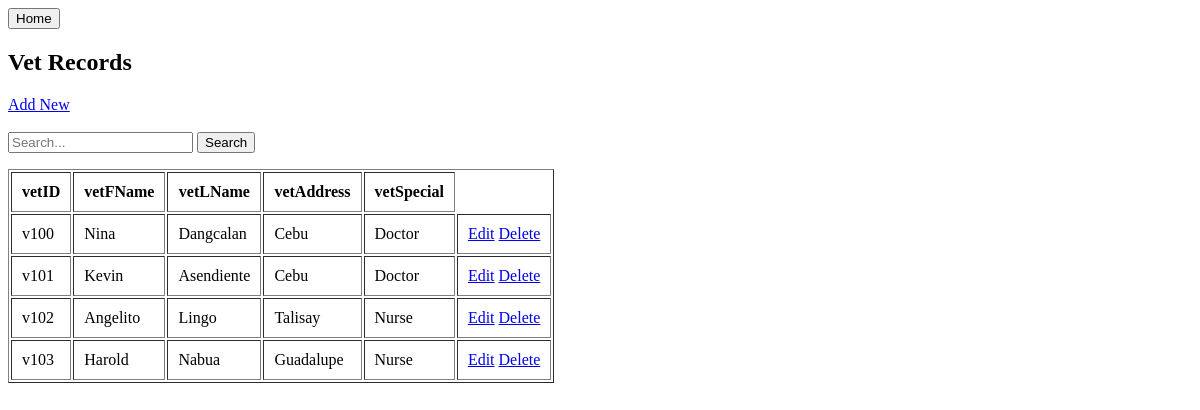
/vet, run on an earlier commit of the app's database.
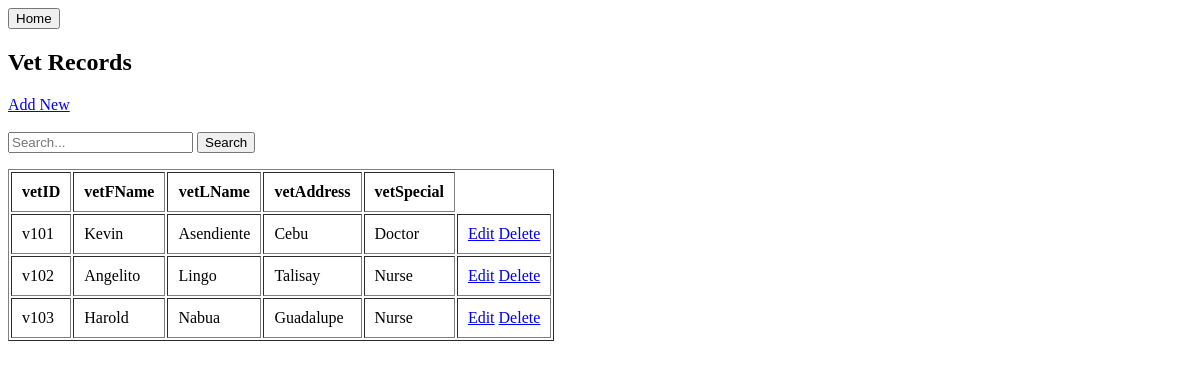
And on a later commit of the database.
### tables this page shows
CREATE TABLE "Veterinarian" (
	"vetID"	TEXT,
	"vetFName"	TEXT,
	"vetLName"	TEXT,
	"vetAddress"	TEXT,
	"vetSpecial"	TEXT,
	"deleted"	INTEGER DEFAULT 0,
	PRIMARY KEY("vetID")
);

### app.py (the view)
@app.route("/vet")
def vet_list():
    fields = ["vetID","vetFName","vetLName","vetAddress","vetSpecial"] #ang fields is ang column names ra in the database
    search_fields = ["vetID", "vetFName", "vetLName"] #pwede rani sya machange kung unsay preferred search input (ex. ID ray gamiton pang search)
    keyword = request.args.get("keyword", "")
    rows = load_table("Veterinarian", keyword=keyword, search_fields=search_fields)
    return render_template("crud_list.html", rows=rows, fields=fields, module="vet", keyword=keyword)

### app.py (called while the page is built)
def db():
    return sqlite3.connect(DB)

def load_table(table, keyword=None, search_fields=None):
    conn = db()
    query = f"SELECT * FROM {table} WHERE deleted = 0"
    params = []
    if keyword and search_fields:
        search_conditions = [f"{field} LIKE ?" for field in search_fields]
        query += " AND (" + " OR ".join(search_conditions) + ")"
        params.extend([f"%{keyword}%"] * len(search_fields))
    rows = conn.execute(query, params).fetchall()
    conn.close()
    return rows

### templates/crud_list.html (shortened to what this page needs)
<button onclick="window.location.href='/'">Home</button>
<h2>{{ module | capitalize }} Records</h2>
<a href="/{{ module }}/add">Add New</a>
<form method="GET" action="">
    <input type="text" name="keyword" placeholder="Search..." value="{{ keyword }}">
    <button type="submit">Search</button>
</form>
<table border="1" cellpadding="10">
    <tr>
        {% for f in fields %}
            <th>{{ f }}</th>
        {% endfor %}
    </tr>
    {% for r in rows %}
    <tr>
        {% for col in r[:-1] %}
            <td>{{ col }}</td>
        {% endfor %}
        <td>
            <a href="/{{ module }}/edit/{{ r[0] }}">Edit</a>
            <a href="/{{ module }}/delete/{{ r[0] }}">Delete</a>
        </td>
    </tr>
    {% endfor %}
</table>

What changed in the data, as far as the page shows it:
no longer on this page (row edited): Veterinarian: vetID "v100", vetFName "Nina", vetLName "Dangcalan", vetAddress "Cebu", vetSpecial "Doctor"
